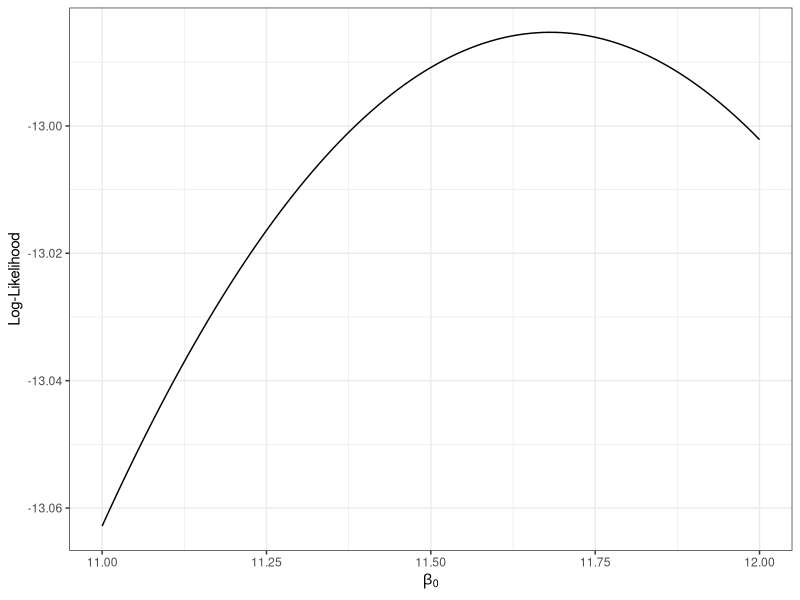

This chart was generated by the following R code: (Note: this script raises an error after producing the figure.)
#####################################
# Load Libraries
#####################################

library(ggplot2)
library(dplyr)



#####################################
# Log-likelihood function
#####################################

LL = function(b0){
	-5/2 * log(2 * pi * 15) - 1/(2*15) * ( (12 - b0)^2 + (8 - b0)^2 + (16.26 - b0)^2 + 
	(13.65 - b0)^2 + (8.5 - b0)^2 ) 
	}


## Try function
LL(11)
LL(11.01)
LL(11.02)
LL(11.03)



#####################################
# Grid Search (b0)
#####################################

## Generate candidate values for b0
candidates = data.frame(
	b0 = seq(from = 11, to = 12, by = 0.01)
	)


## Generate the log-likelihood values and store the results
gridSearch = candidates %>% 
  rowwise() %>% 
  mutate(ll = LL(b0))


# Examine the search grid
head(gridSearch)


## Plot log-likelihood vs. b0
ggplot(data = gridSearch, aes(x = b0, y = ll)) + 
    geom_line() +
    theme_bw() +
    xlab(expression(beta[0])) +
    ylab("Log-Likelihood")


## Find the maximum log-likelihood value
gridSearch %>% slice(which.max(ll))



#####################################
# Function to compute deviance (Inputs: b0, b1, sigma2)
#####################################

LL2 = function(b0, b1, sigma2){
  -5/2 * log(2 * pi * sigma2) - 1/(2*sigma2) * (
    (12    - b0 - b1 * 32)^2 + 
    (8     - b0 - b1 * 33)^2 + 
    (16.26 - b0 - b1 * 32)^2 + 
    (13.65 - b0 - b1 * 33)^2 + 
    (8.5   - b0 - b1 * 26)^2 
  ) 
}


# OR...compute deviance
dev = function(b0, b1, sigma2){
  5 * log(2 * pi * sigma2) * (
    (12    - b0 - b1 * 32)^2 + 
    (8     - b0 - b1 * 33)^2 + 
    (16.26 - b0 - b1 * 32)^2 + 
    (13.65 - b0 - b1 * 33)^2 + 
    (8.5   - b0 - b1 * 26)^2 
  ) 
}



## Try function
LL2(b0 = 0, b1 = 0, sigma2 = 15)
dev(b0 = 0, b1 = 0, sigma2 = 15)

-2 * LL2(b0 = 0, b1 = 0, sigma2 = 15)



#####################################
# Grid Search
#####################################

## Generate candidate values for the unknown parameters
candidates = expand.grid(
    b0 = seq(from = -4, to = -3, by = 0.01),
    b1 = seq(from = 0, to = 1, by = 0.01),
    sigma2 = seq(from = 0, to = 20, by = 0.01)
    )


## Time the computation (Note...must use <- rather than =)
system.time(
  gridSearch <- candidates %.% rowwise() %.% mutate(ll = LL2(b0, b1, sigma2))
  )

# gridSearch <- candidates %.% rowwise() %.% mutate(deviance = dev(b0, b1, sigma2))


## Find the maximum log-likelihood value
gridSearch %>% slice(which.max(ll))

## OR...Find the minimum deviance value
# gridSearch %>% slice(which.min(deviance))


# Examine the search grid...Note that getting NAs does not necessarily mean your function failed
# head(gridSearch)



#####################################
# Use lm() function
#####################################

## Create data
x = c(32, 33, 32, 33, 26)
y = c(12, 8, 16.26, 13.65, 8.5)


## Fit linear model
lm.a = lm(y ~ x)
summary(lm.a)


## Compute log-likelihood
logLik(lm.a)


## Compute deviance
-2 * logLik(lm.a)[1]



#####################################
# Compute derivative
#####################################

g = expression(x^2 + 2*x - 1)
D(g, "x")


g = expression(log(mu) - log(1 - mu))
D(g, "mu")



#####################################
# Compute partial derivatives of deviance
#####################################

g = 5 * log(2 * pi * sigma2) + 1/sigma2 * ( 
    (12    - b0 - b1 * 32)^2 + 
    (8     - b0 - b1 * 33)^2 + 
    (16.26 - b0 - b1 * 32)^2 + 
    (13.65 - b0 - b1 * 33)^2 + 
    (8.5   - b0 - b1 * 26)^2 
) 
D(g, "b0")
D(g, "b1")
D(g, "sigma2")



